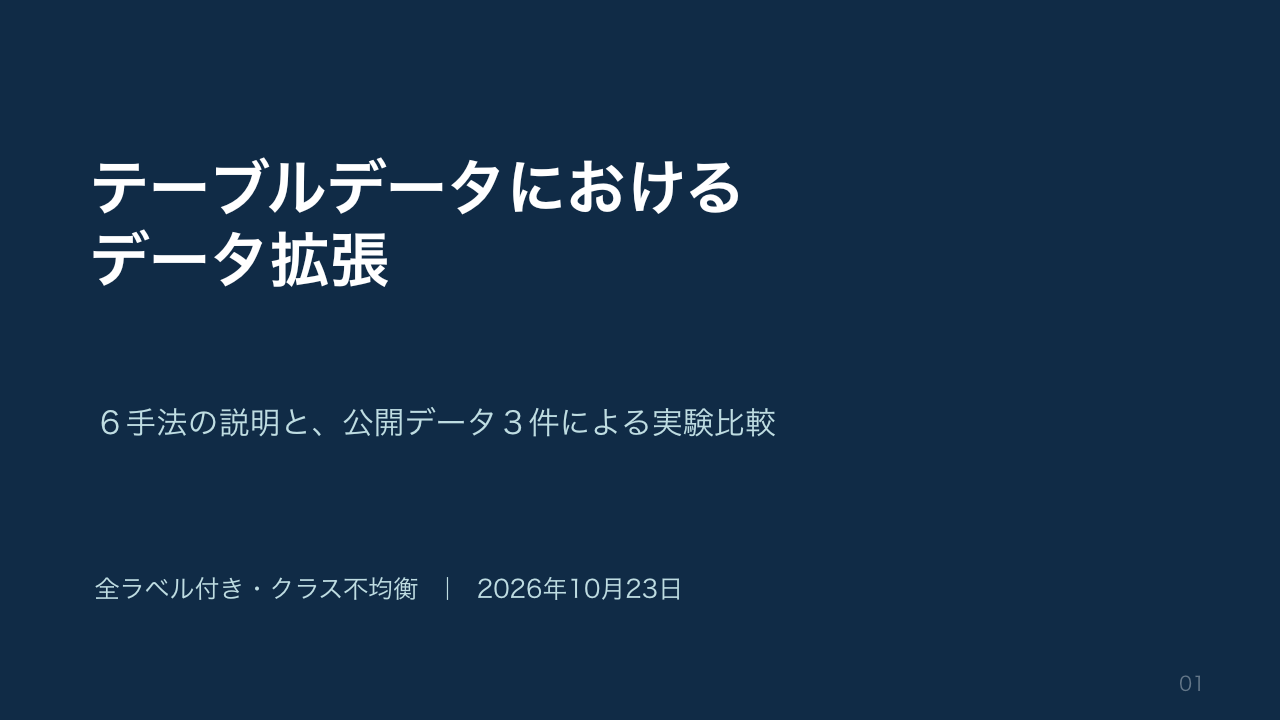
#> input picture tmp/public_comparison_20261023/slide-01.png, 1280 x 720 px, found by its file name; its folder holds only this picture in this run
$ python contact.py
#> lines starting #> are read from the running program, lines starting #| are printed output that depends on the picture
from PIL import Image,ImageOps,ImageDraw
from pathlib import Path
D=Path('tmp/public_comparison_20261023')
for start in range(1,30,6):
 im=Image.new('RGB',(1280,3*380),'#ddd');draw=ImageDraw.Draw(im)
#> after `im = Image.new('RGB', (1280, 3 * 380), '#ddd')`: im: PIL image 1280x1140 RGB; every value is 221
 for k,i in enumerate(range(start,min(30,start+6))):
  s=Image.open(D/f'slide-{i:02}.png').resize((640,360));im.paste(s,((k%2)*640,(k//2)*380));draw.text(((k%2)*640+10,(k//2)*380+360),str(i),fill='black')
#> after `im.paste(s, (k % 2 * 640, k // 2 * 380))`:
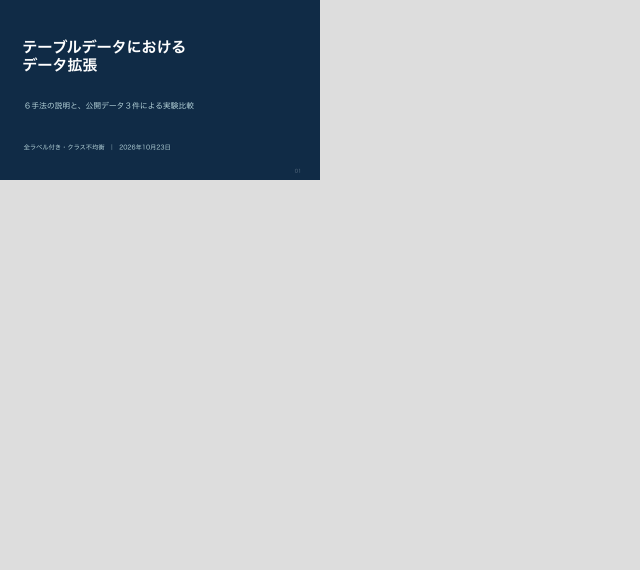
#> im: PIL image 1280x1140 RGB (shown at 1/2 size); mean R, G, B 189.5, 193.6, 197.8
#> (the run stopped early here; a loop or call above may not have finished)
